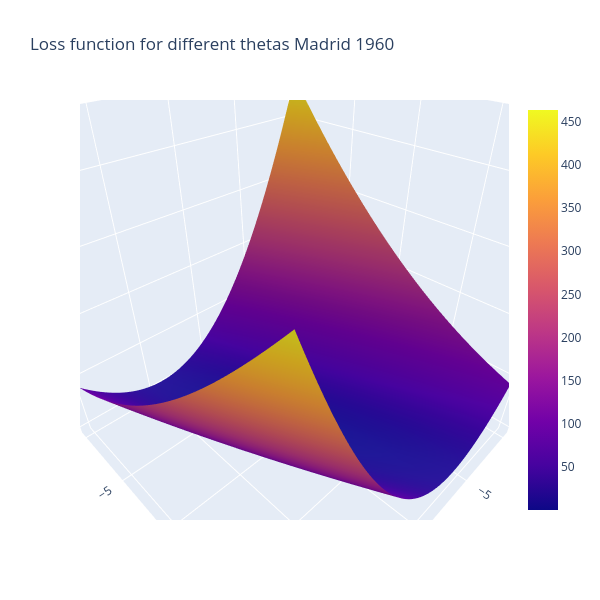

Notebook cell for this chart:
### Code cell
#This figure shows the loss function.

#X = Theta0
#Y - Theta1
#Z = Loss
#Find where it is closest to 0 in X and Y!

#you can click/hold in the graph below to rotate!

fig = go.Figure(data=[go.Surface(x=theta1_vals, y=theta0_vals, z=J_vals)])
fig.update_layout(title='Loss function for different thetas Madrid 1960', autosize=True,
                  width=600, height=600, xaxis_title='theta0', 
                 yaxis_title='theta1')
plt.savefig('Madrid 1960 3d', dpi=300, bbox_inches='tight')
fig.show()
plt.show()

### Figure 1 — Plotly figure (JSON) as saved in the notebook; plotly's stock layout.template omitted (floating-point values rounded to 4 significant figures; data arrays with more than 128 entries replaced by an {"elided": "..."} marker saying what was removed)
{"data": [{"type": "surface", "x": [-10, -9.798, -9.596, -9.394, -9.192, -8.99, -8.788, -8.586, -8.384, -8.182, -7.98, -7.778, -7.576, -7.374, -7.172, -6.97, -6.768, -6.566, -6.364, -6.162, -5.96, -5.758, -5.556, -5.354, -5.152, -4.949, -4.747, -4.545, -4.343, -4.141, -3.939, -3.737, -3.535, -3.333, -3.131, -2.929, -2.727, -2.525, -2.323, -2.121, -1.919, -1.717, -1.515, -1.313, -1.111, -0.9091, -0.7071, -0.5051, -0.303, -0.101, 0.101, 0.303, 0.5051, 0.7071, 0.9091, 1.111, 1.313, 1.515, 1.717, 1.919, 2.121, 2.323, 2.525, 2.727, 2.929, 3.131, 3.333, 3.535, 3.737, 3.939, 4.141, 4.343, 4.545, 4.747, 4.949, 5.152, 5.354, 5.556, 5.758, 5.96, 6.162, 6.364, 6.566, 6.768, 6.97, 7.172, 7.374, 7.576, 7.778, 7.98, 8.182, 8.384, 8.586, 8.788, 8.99, 9.192, 9.394, 9.596, 9.798, 10], "y": [-10, -9.798, -9.596, -9.394, -9.192, -8.99, -8.788, -8.586, -8.384, -8.182, -7.98, -7.778, -7.576, -7.374, -7.172, -6.97, -6.768, -6.566, -6.364, -6.162, -5.96, -5.758, -5.556, -5.354, -5.152, -4.949, -4.747, -4.545, -4.343, -4.141, -3.939, -3.737, -3.535, -3.333, -3.131, -2.929, -2.727, -2.525, -2.323, -2.121, -1.919, -1.717, -1.515, -1.313, -1.111, -0.9091, -0.7071, -0.5051, -0.303, -0.101, 0.101, 0.303, 0.5051, 0.7071, 0.9091, 1.111, 1.313, 1.515, 1.717, 1.919, 2.121, 2.323, 2.525, 2.727, 2.929, 3.131, 3.333, 3.535, 3.737, 3.939, 4.141, 4.343, 4.545, 4.747, 4.949, 5.152, 5.354, 5.556, 5.758, 5.96, 6.162, 6.364, 6.566, 6.768, 6.97, 7.172, 7.374, 7.576, 7.778, 7.98, 8.182, 8.384, 8.586, 8.788, 8.99, 9.192, 9.394, 9.596, 9.798, 10], "z": {"elided": "100x100 float values"}}], "layout": {"autosize": true, "height": 600, "scene": {"aspectmode": "auto", "aspectratio": {"x": 1, "y": 1, "z": 1}, "camera": {"center": {"x": 0, "y": 0, "z": 0}, "eye": {"x": 0.8082, "y": 0.8082, "z": 0.8082}, "projection": {"type": "perspective"}, "up": {"x": 0, "y": 0, "z": 1}}}, "title": {"text": "Loss function for different thetas Madrid 1960"}, "width": 600, "xaxis": {"title": {"text": "theta0"}}, "yaxis": {"title": {"text": "theta1"}}}}
